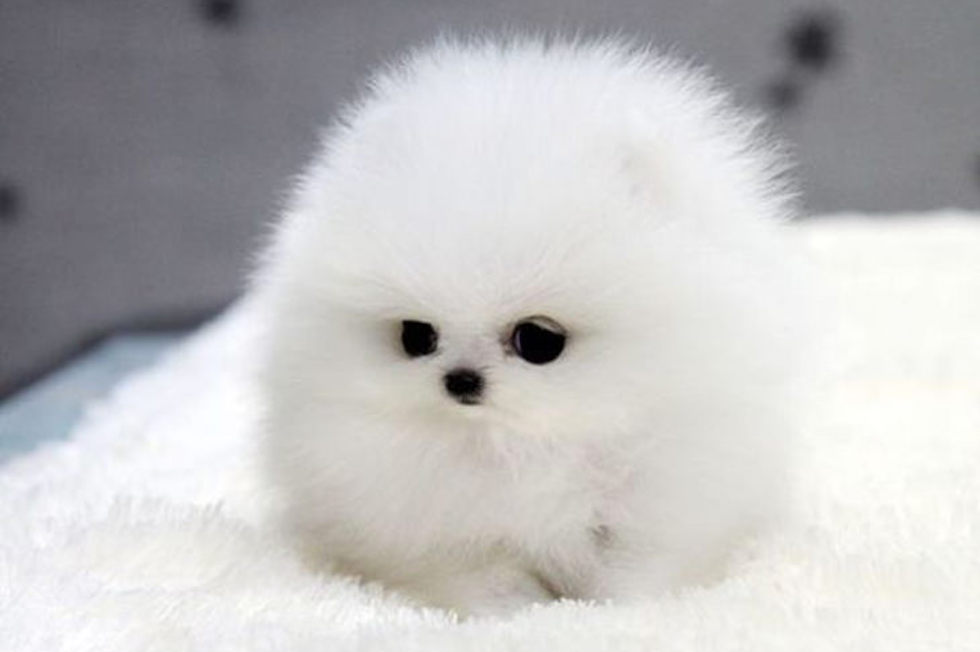
#> input picture src/stat9340/puppy.jpg, 980 x 652 px
$ jupyter execute CNN.ipynb   (shell and % lines are left out)
#> lines starting #> are read from the running program, lines starting #| are printed output that depends on the picture
[cell 1]
import numpy as np
import random
## define a input x
x = np.array([1,7,4,2,7,3,2])

## define 1D kernal
k = np.array([1, 0, -2])

## define an output layer
out = np.zeros(len(x) - len(k) + 1)

## the 1D result
for i in range(len(out)):
    out[i] = (x[i:i+len(k)] * k).sum()

print(out)

[cell 2]
## 1d convolution padding
x = np.array([1,7,4,2,7,3,2])
x = np.insert(x, [0, len(x)], 0) ## insert 0 in position 0 and len of x

## define 1D kernal
k = np.array([1, 0, -2])

## define an output layer
out = np.zeros(len(x) - len(k) + 1)

## the 1D result
for i in range(len(out)):
    out[i] = (x[i:i+len(k)] * k).sum()

print(out)

[cell 3]
## get a 2d example
random.seed(42)
x2d = np.array([np.random.randint(0,10, 12)]).reshape(3,4)
k2d = np.array([[1,2],[3,4]])

out = np.zeros(((x2d.shape[0] - k2d.shape[0] + 1), (x2d.shape[1] - k2d.shape[1] + 1)))
for i in range(out.shape[0]):
    for j in range(out.shape[1]):
        out[i, j] = (x2d[i:i+(k2d).shape[0], j:j+(k2d).shape[1]] * k2d).sum()

[cell 4]
def calculate_target(img_shape, kernel_shape):
    row_size = img_shape[0] - kernel_shape[0] + 1
    col_size = img_shape[1] - kernel_shape[1] + 1
    target = np.zeros((row_size , col_size))

    return row_size, col_size, target

def convolve(img: np.array, kernel: np.array) -> np.array:
    col_size, row_size, CovImage = calculate_target(
        img.shape,
        kernel.shape
    )

    for i in range(col_size):
        for j in range(row_size):
            CovImage[i,j] = (img[i:i+kernel.shape[0],j:j+kernel.shape[1]] * kernel).sum()

    return CovImage

[cell 5]
from PIL import Image
import matplotlib.pyplot as plt

[cell 6]
# Load the image
img = Image.open('puppy.jpg').convert('L')

# Convert image to a NumPy matrix (array)
# This results in a 2D array (Height, Width, Channels)
matrix = np.asarray(img)
plt.imshow(matrix,cmap='gray')

[cell 7]
kernel = np.array([[-1, -2, -1],
                   [ 0,  0,  0],
                   [ 1,  2,  1]])
convolvedImg = convolve(matrix, kernel)
#> after the loop in convolve, `for i in range(col_size):`:
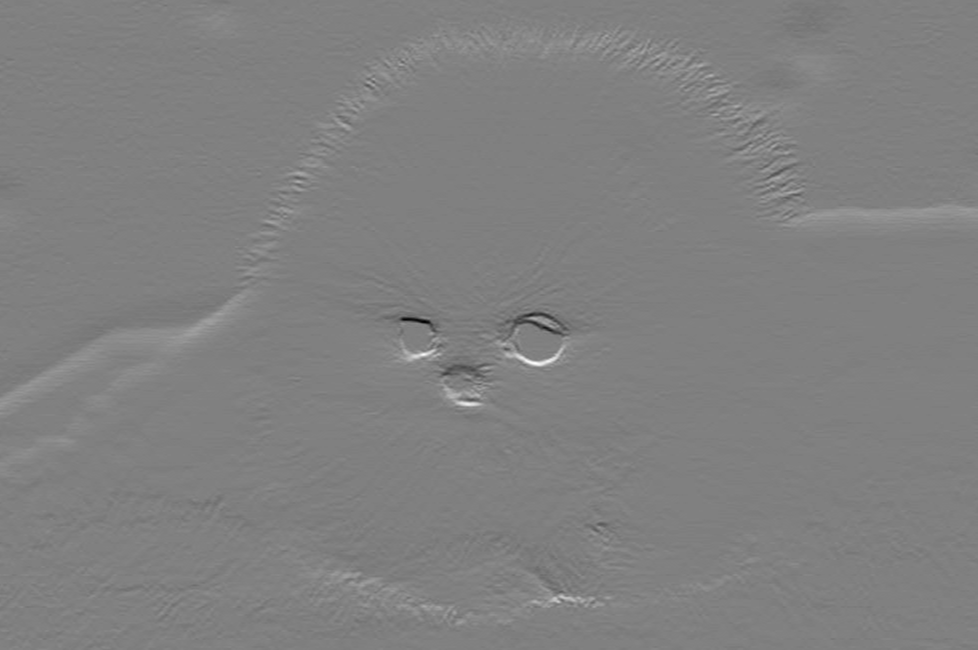
#> CovImage: shape (650, 978) float64; min -391, max 387, mean 1.5; drawn with min black and max white
convolvedImg = np.clip(convolvedImg, 0, 255)
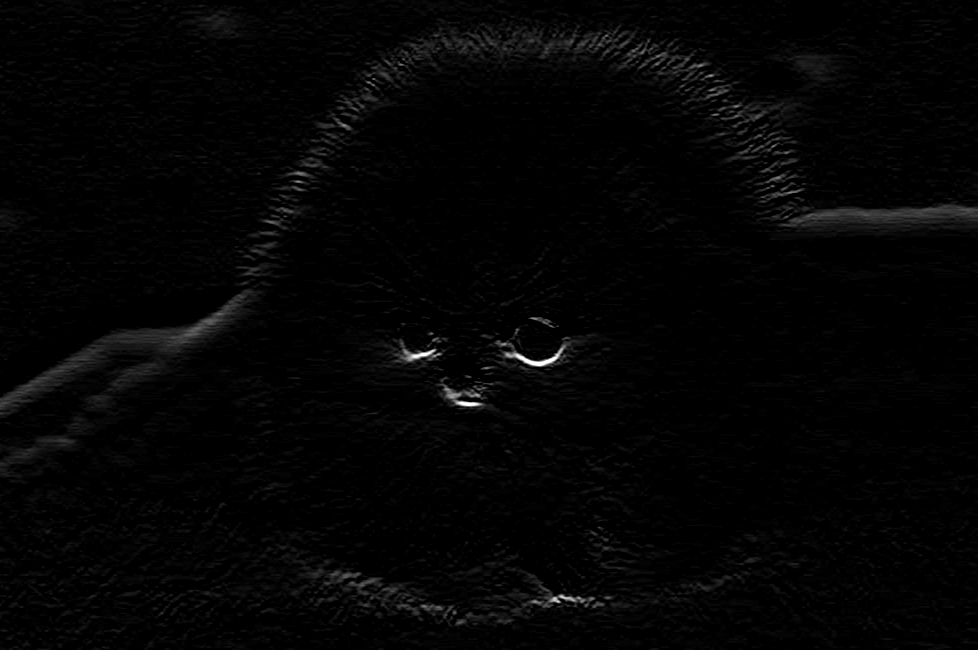
#> convolvedImg: shape (650, 978) float64; min 0, max 255, mean 4.2
convolvedImg = convolvedImg.astype('uint8')
plt.imshow(convolvedImg, cmap='gray')

[cell 8]
kernel = np.array([[-1, 0, 1],
                   [ -2,  0,  2],
                   [ -1,  0,  1]])
convolvedImg = convolve(matrix, kernel)
convolvedImg = np.clip(convolvedImg, 0, 255)
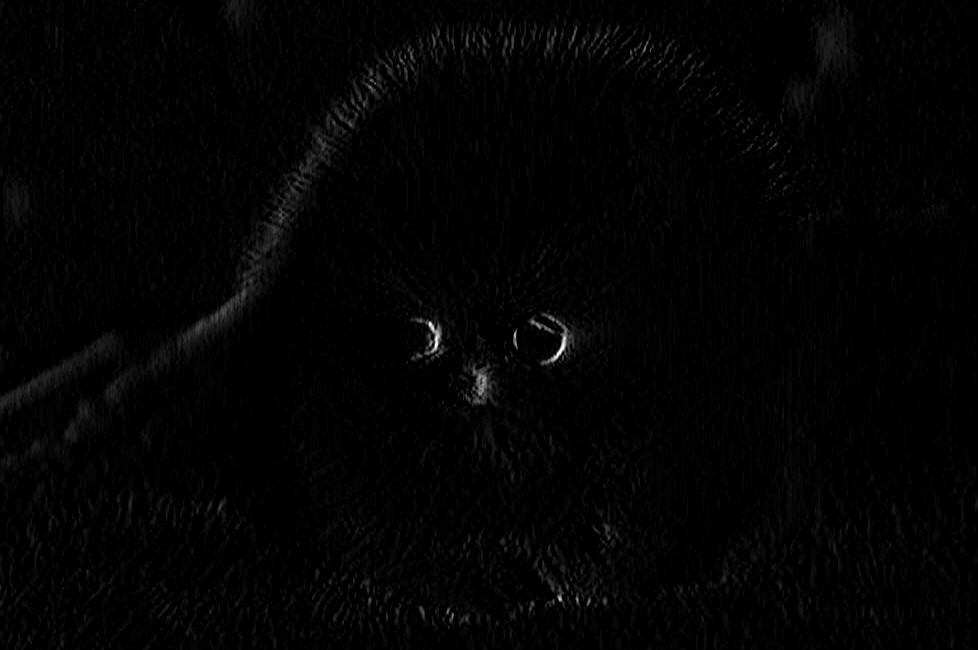
#> convolvedImg: shape (650, 978) float64; min 0, max 255, mean 3.2
convolvedImg = convolvedImg.astype('uint8')
plt.imshow(convolvedImg, cmap='gray')

[cell 9]
kernel = np.array([[0, -2, 0],
                   [ -2,  8,  -2],
                   [ 0,  -2, 0]])
convolvedImg = convolve(matrix, kernel)
convolvedImg = np.clip(convolvedImg, 0, 255)
convolvedImg = convolvedImg.astype('uint8')
plt.imshow(convolvedImg, cmap='gray')

[cell 10]
kernel = np.array([[0, 0, 0],
                   [0, 2, 0],
                    [0, 0, 0]]) -\
                (1/10)*np.ones((3,3))
convolvedImg = convolve(matrix, kernel)
convolvedImg = np.clip(convolvedImg, 0, 255)
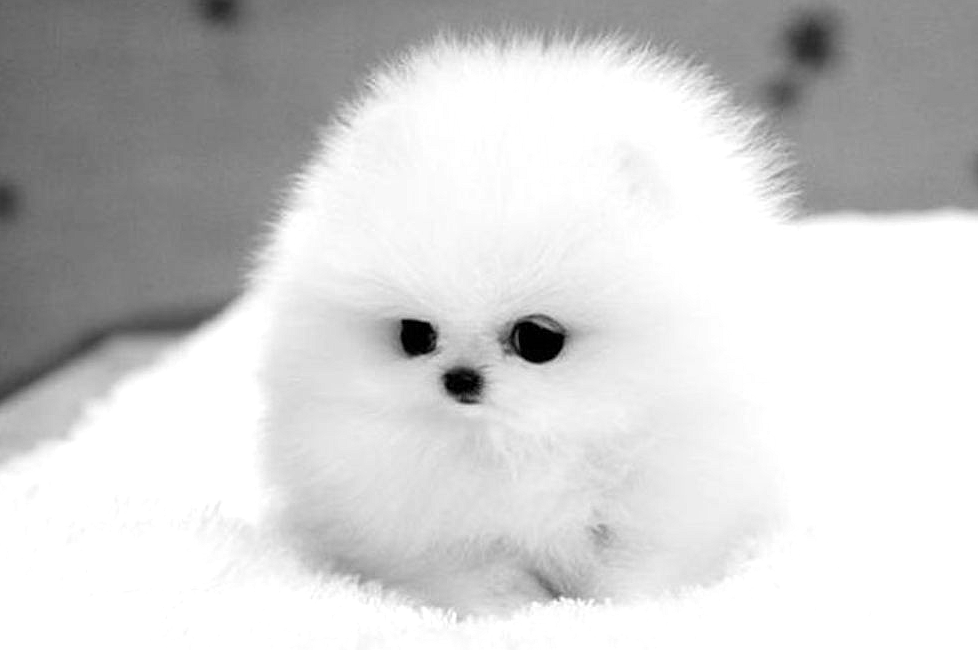
#> convolvedImg: shape (650, 978) float64; min 0, max 255, mean 208.4
convolvedImg = convolvedImg.astype('uint8')
plt.imshow(convolvedImg, cmap='gray')

[cell 11]
## gaussian blur
kernel = np.array([[1, 4, 6, 4, 1],
                   [4, 16, 24, 16, 4],
                   [6, 24, 36, 24, 6],
                   [4, 16, 24, 16, 4],
                   [1, 4, 6, 4, 1]]) / (256)
covolvedImg = convolve(matrix, kernel)
covolvedImg = np.clip(covolvedImg, 0, 255)
covolvedImg = covolvedImg.astype('uint8')
plt.imshow(covolvedImg, cmap='gray')
